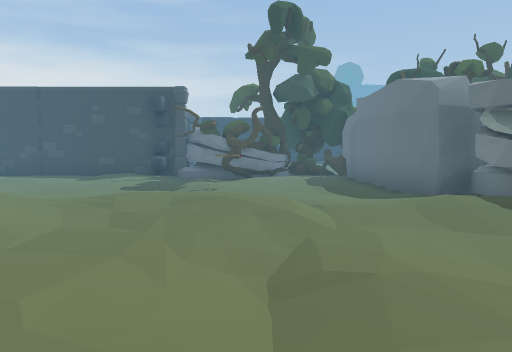
view 1 (above)

21 first-person views from a walk through a scene from a Unity 3-D project. The camera is 1.5 m above the floor, tilts 4° down and sees 70° across. Doors are open. The floor is counted in squares, 2 m on a side. Each view is taken from the middle of a square. On the plan, view 1 faces up. The plan holds only what a view shows up to about 11 squares ahead; the rest is blank. The place goes on beyond the plan. The player character is not drawn. Some surface patterns are stand-ins.

view 2
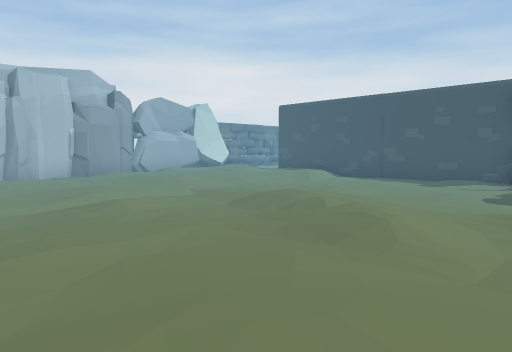

view 3
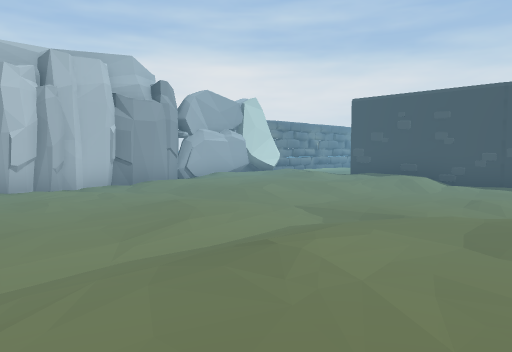

view 4
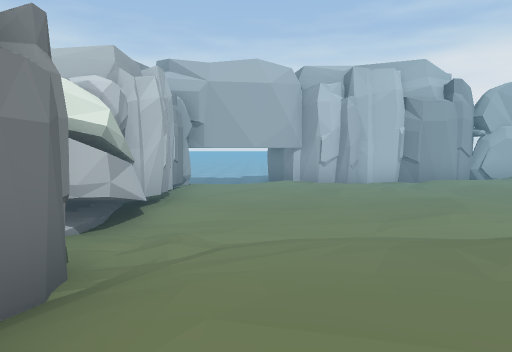

view 5
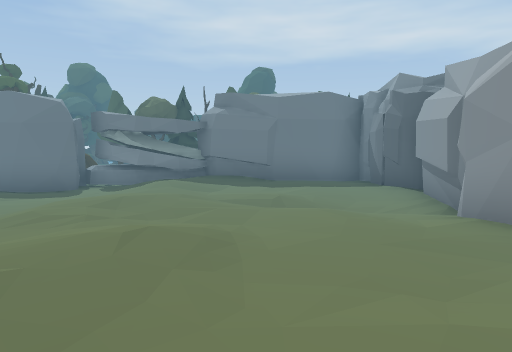

view 6
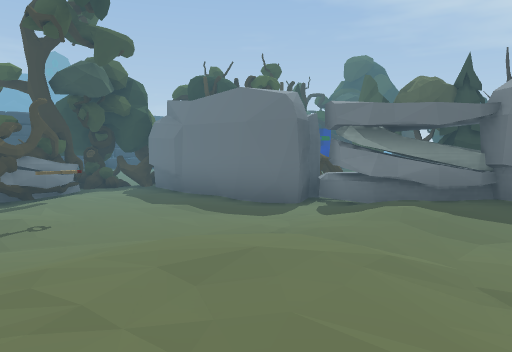

view 7
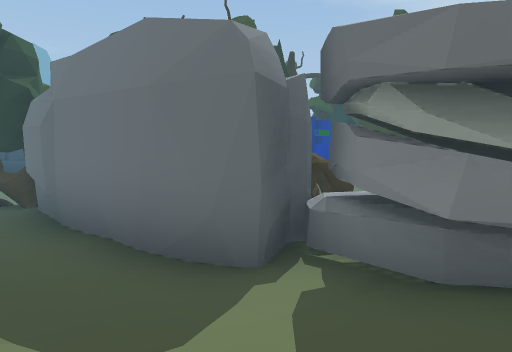

view 8
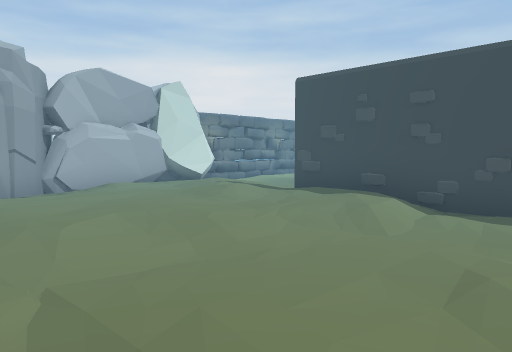

view 9
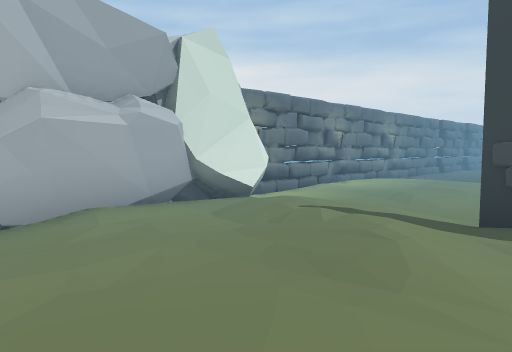

view 10
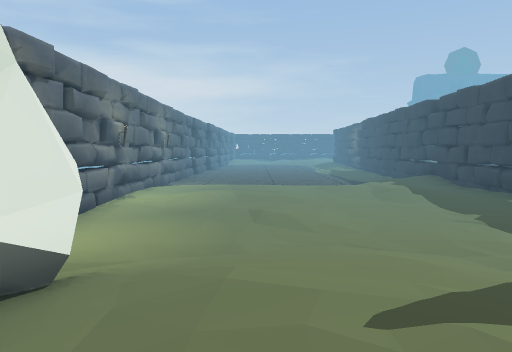

view 11
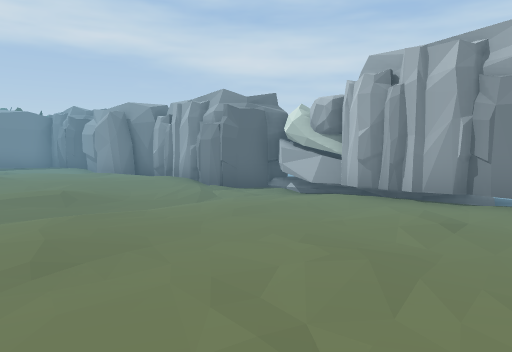

view 12
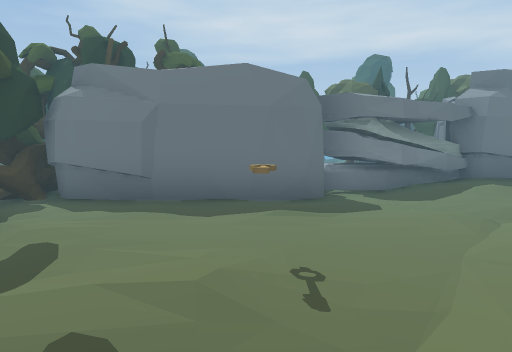

view 13
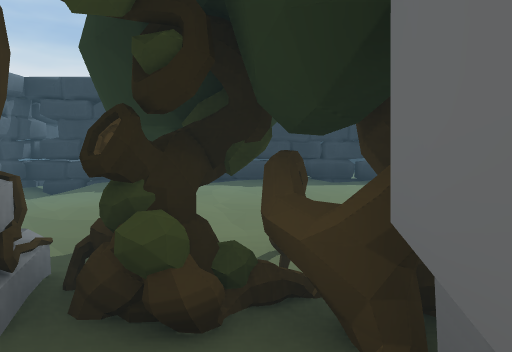

view 14
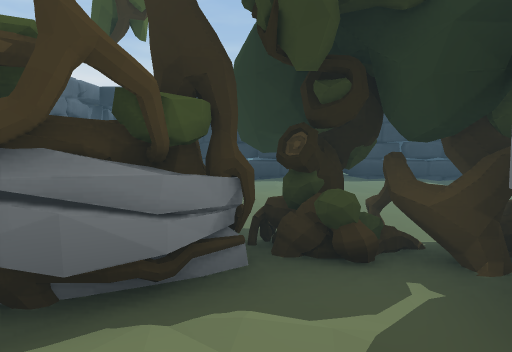

view 15
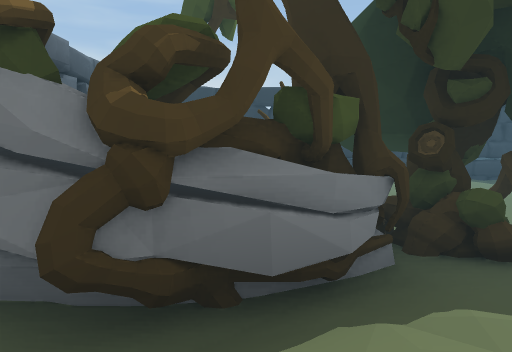

view 16
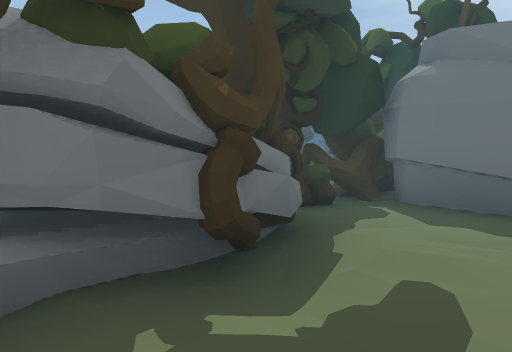

view 17
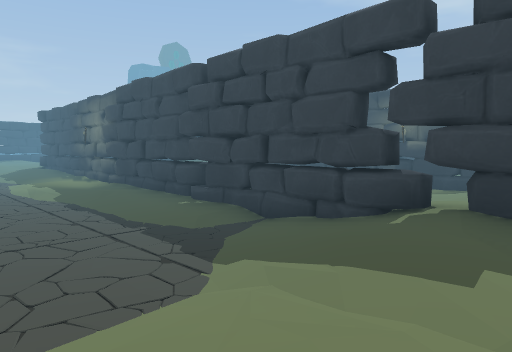

view 18
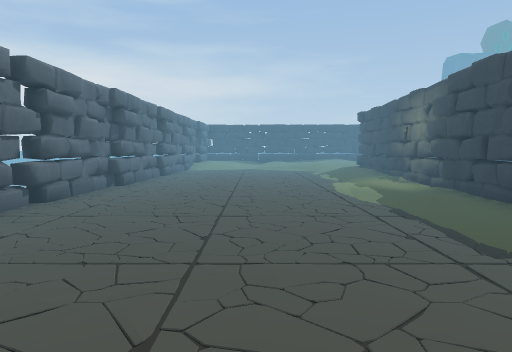

view 19
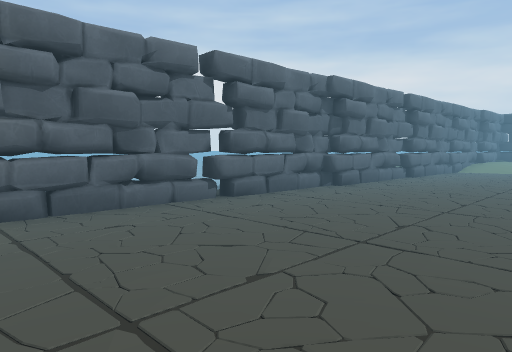

view 20
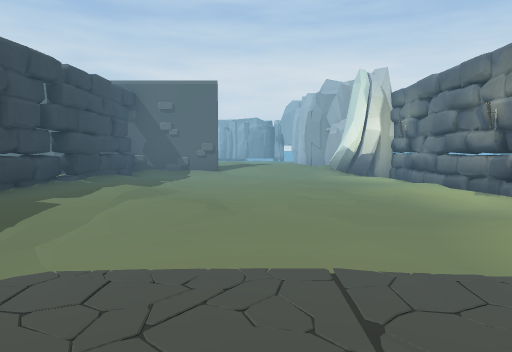

view 21
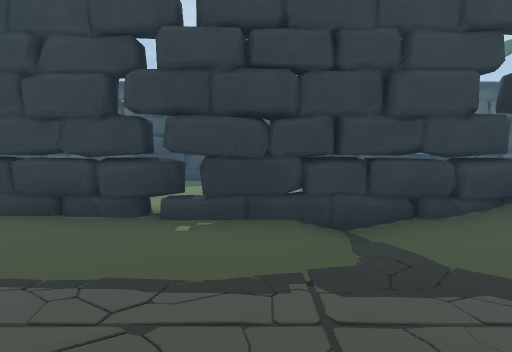

### Floor plan
Key: @ floor where view 1 was taken; # wall or solid block; . main floor; : floor 0.25 m higher than the main floor; - floor 0.25 m lower than the main floor; + floor 0.5 m higher than the main floor; / step, stairs or slope; ^ raised ledge; T tree; P pillar; R rock; O other object.
Columns run from 15 left of view 1 to 12 right of it. Each row starts with its distance up from view 1.
 30  #--
 29  #--  -/
 28  #-----.#
 27  #-----.#
 26 ##----/.#   #
 25 #-----/.#   #
 24 #-----/.#   #
 23 #-----/.#   #
 22 #------.#   #
 21 #------##...#
 20 #------#.   #
 19 #------#/   #
 18 #-----/#/   #
 17 #....//#+   #
 16 #....::#    ##########
 15 #.::..+::   #//:::++/OO
 14 #.....::#   # /::::/  OO
 13 #..:...#      //:://  OO
 12 #...../#       /##/
 11 #.../..#     TTTTTTTTOOO TTT
 10 #RR///#######PTT..#   TTOTT
  9  R//+//+/:...///:.#     O T
  8  O:://///..../....# TT
  7  R:::++/....../...# T
  6  #:::://..........##T
  5  ##::://.://////:.RRRT
  4   #/....///+//+///+RTT
  3   #/:.:://:://:////O#T
  2   #::...-/:::::/::/##T
  1  ##.....-//::+//:::#
  0   ///...///:::/@.::#
 -1   /......//:##O#####
 -2    ##########
 -3    O #####
 -4      ^

Where each view was taken, in squares from view 1:
view 1: 0 up, 0 right, facing up
view 2: 0 up, 1 left, facing up-left
view 3: 0 up, 4 left, facing up-left
view 4: 0 up, 3 left, facing left
view 5: 2 up, 5 left, facing right
view 6: 2 up, 2 left, facing up-right
view 7: 4 up, 1 right, facing up-right
view 8: 4 up, 5 left, facing up-left
view 9: 6 up, 9 left, facing up-left
view 10: 8 up, 12 left, facing up
view 11: 4 up, 12 left, facing down-right
view 12: 7 up, 3 left, facing right
view 13: 9 up, 2 right, facing up
view 14: 8 up, 1 right, facing up
view 15: 8 up, 0 right, facing up
view 16: 8 up, 2 left, facing up-right
view 17: 16 up, 11 left, facing up-right
view 18: 17 up, 11 left, facing up
view 19: 19 up, 10 left, facing up-left
view 20: 20 up, 11 left, facing down
view 21: 20 up, 11 left, facing right
